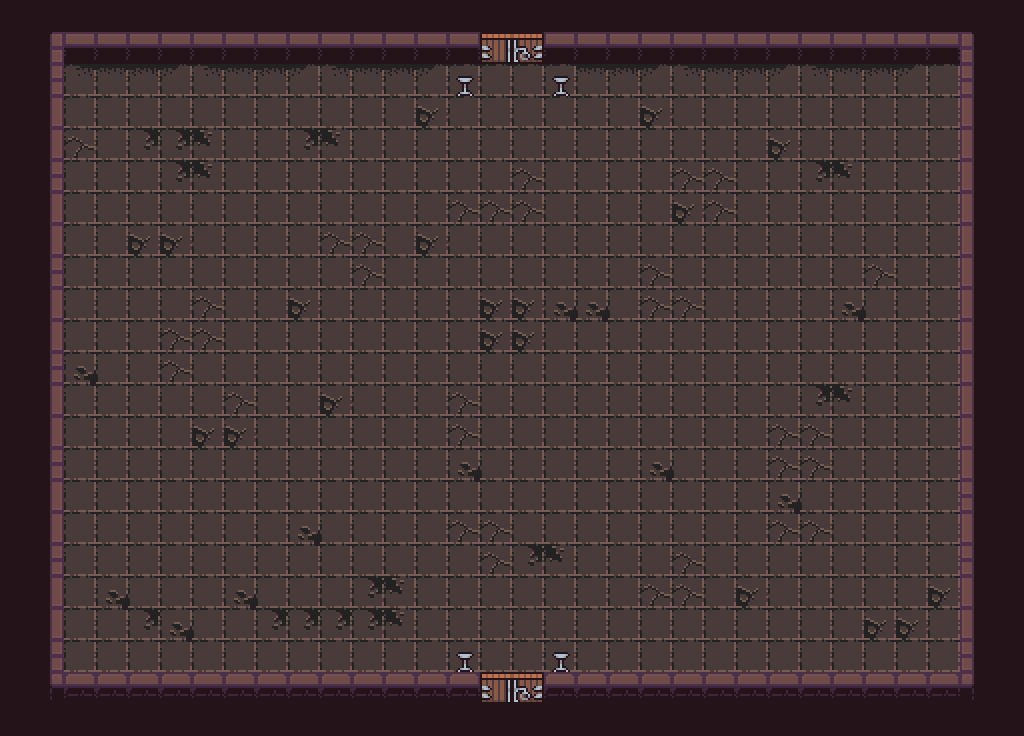

The image is a tile-based game level rendered from a .tmx file. Its description and complete source (layers, tilesets, objects, tile grids) follow:
An orthogonal 32x23 tile map with 32x32 px tiles, 3 tile layers (Floor, Walls, Decor), 2 tilesets and 13 objects.

<map version="1.10" tiledversion="1.10.2" orientation="orthogonal" renderorder="right-down" width="32" height="23" tilewidth="32" tileheight="32" infinite="0" nextlayerid="7" nextobjectid="16">
 <tileset firstgid="1" source="tiles/atlas_floor- 32x32.tsx" />
 <tileset firstgid="50" source="tiles/Dungeon_Tileset32x32.tsx" />
 <layer id="1" name="Floor" width="32" height="23">
  <data encoding="csv">
1,1,1,1,1,1,1,1,1,1,1,1,1,1,1,1,1,1,1,1,1,1,1,1,1,1,1,1,1,1,1,1,
1,1,1,1,1,1,1,1,1,1,1,1,1,1,1,1,1,1,1,1,1,1,1,1,1,1,1,1,1,1,1,1,
1,1,1,1,1,1,1,1,1,1,1,1,1,1,1,1,1,1,1,1,1,1,1,1,1,1,1,1,1,1,1,1,
1,1,1,1,1,1,1,1,1,1,1,1,1,1,1,1,1,1,1,1,1,1,1,1,1,1,1,1,1,1,1,1,
1,1,1,1,1,1,1,1,1,1,1,1,1,1,1,1,1,1,1,1,1,1,1,1,1,1,1,1,1,1,1,1,
1,1,1,1,1,1,1,1,1,1,1,1,1,1,1,1,1,1,1,1,1,1,1,1,1,1,1,1,1,1,1,1,
1,1,1,1,1,1,1,1,1,1,1,1,1,1,1,1,1,1,1,1,1,1,1,1,1,1,1,1,1,1,1,1,
1,1,1,1,1,1,1,1,1,1,1,1,1,1,1,1,1,1,1,1,1,1,1,1,1,1,1,1,1,1,1,1,
1,1,1,1,1,1,1,1,1,1,1,1,1,1,1,1,1,1,1,1,1,1,1,1,1,1,1,1,1,1,1,1,
1,1,1,1,1,1,1,1,1,1,1,1,1,1,1,1,1,1,1,1,1,1,1,1,1,1,1,1,1,1,1,1,
1,1,1,1,1,1,1,1,1,1,1,1,1,1,1,1,1,1,1,1,1,1,1,1,1,1,1,1,1,1,1,1,
1,1,1,1,1,1,1,1,1,1,1,1,1,1,1,1,1,1,1,1,1,1,1,1,1,1,1,1,1,1,1,1,
1,1,1,1,1,1,1,1,1,1,1,1,1,1,1,1,1,1,1,1,1,1,1,1,1,1,1,1,1,1,1,1,
1,1,1,1,1,1,1,1,1,1,1,1,1,1,1,1,1,1,1,1,1,1,1,1,1,1,1,1,1,1,1,1,
1,1,1,1,1,1,1,1,1,1,1,1,1,1,1,1,1,1,1,1,1,1,1,1,1,1,1,1,1,1,1,1,
1,1,1,1,1,1,1,1,1,1,1,1,1,1,1,1,1,1,1,1,1,1,1,1,1,1,1,1,1,1,1,1,
1,1,1,1,1,1,1,1,1,1,1,1,1,1,1,1,1,1,1,1,1,1,1,1,1,1,1,1,1,1,1,1,
1,1,1,1,1,1,1,1,1,1,1,1,1,1,1,1,1,1,1,1,1,1,1,1,1,1,1,1,1,1,1,1,
1,1,1,1,1,1,1,1,1,1,1,1,1,1,1,1,1,1,1,1,1,1,1,1,1,1,1,1,1,1,1,1,
1,1,1,1,1,1,1,1,1,1,1,1,1,1,1,1,1,1,1,1,1,1,1,1,1,1,1,1,1,1,1,1,
1,1,1,1,1,1,1,1,1,1,1,1,1,1,1,1,1,1,1,1,1,1,1,1,1,1,1,1,1,1,1,1,
1,1,1,1,1,1,1,1,1,1,1,1,1,1,1,1,1,1,1,1,1,1,1,1,1,1,1,1,1,1,1,1,
1,1,1,1,1,1,1,1,1,1,1,1,1,1,1,1,1,1,1,1,1,1,1,1,1,1,1,1,1,1,1,1
</data>
 </layer>
 <layer id="2" name="Walls" width="32" height="23">
  <data encoding="csv">
128,128,128,128,128,128,128,128,128,128,128,128,128,128,128,128,128,128,128,128,128,128,128,128,128,128,128,128,128,128,128,128,
128,50,101,101,101,101,101,101,101,101,101,101,101,101,101,86,87,101,101,101,101,101,101,101,101,101,101,101,101,101,55,128,
128,70,0,0,0,0,0,0,0,0,0,0,0,0,0,0,0,0,0,0,0,0,0,0,0,0,0,0,0,0,75,128,
128,80,0,0,0,0,0,0,0,0,0,0,0,0,0,0,0,0,0,0,0,0,0,0,0,0,0,0,0,0,85,128,
128,60,0,0,0,0,0,0,0,0,0,0,0,0,0,0,0,0,0,0,0,0,0,0,0,0,0,0,0,0,85,128,
128,70,0,0,0,0,0,0,0,0,0,0,0,0,0,0,0,0,0,0,0,0,0,0,0,0,0,0,0,0,85,128,
128,80,0,0,0,0,0,0,0,0,0,0,0,0,0,0,0,0,0,0,0,0,0,0,0,0,0,0,0,0,85,128,
128,60,0,0,0,0,0,0,0,0,0,0,0,0,0,0,0,0,0,0,0,0,0,0,0,0,0,0,0,0,85,128,
128,70,0,0,0,0,0,0,0,0,0,0,0,0,0,0,0,0,0,0,0,0,0,0,0,0,0,0,0,0,85,128,
128,80,0,0,0,0,0,0,0,0,0,0,0,0,0,0,0,0,0,0,0,0,0,0,0,0,0,0,0,0,85,128,
128,60,0,0,0,0,0,0,0,0,0,0,0,0,0,0,0,0,0,0,0,0,0,0,0,0,0,0,0,0,85,128,
128,70,0,0,0,0,0,0,0,0,0,0,0,0,0,0,0,0,0,0,0,0,0,0,0,0,0,0,0,0,85,128,
128,80,0,0,0,0,0,0,0,0,0,0,0,0,0,0,0,0,0,0,0,0,0,0,0,0,0,0,0,0,85,128,
128,60,0,0,0,0,0,0,0,0,0,0,0,0,0,0,0,0,0,0,0,0,0,0,0,0,0,0,0,0,85,128,
128,70,0,0,0,0,0,0,0,0,0,0,0,0,0,0,0,0,0,0,0,0,0,0,0,0,0,0,0,0,85,128,
128,80,0,0,0,0,0,0,0,0,0,0,0,0,0,0,0,0,0,0,0,0,0,0,0,0,0,0,0,0,75,128,
128,60,0,0,0,0,0,0,0,0,0,0,0,0,0,0,0,0,0,0,0,0,0,0,0,0,0,0,0,0,85,128,
128,70,0,0,0,0,0,0,0,0,0,0,0,0,0,0,0,0,0,0,0,0,0,0,0,0,0,0,0,0,75,128,
128,80,0,0,0,0,0,0,0,0,0,0,0,0,0,0,0,0,0,0,0,0,0,0,0,0,0,0,0,0,85,128,
128,60,0,0,0,0,0,0,0,0,0,0,0,0,0,0,0,0,0,0,0,0,0,0,0,0,0,0,0,0,65,128,
128,70,0,0,0,0,0,0,0,0,0,0,0,0,0,0,0,0,0,0,0,0,0,0,0,0,0,0,0,0,75,128,
128,90,91,91,91,91,91,91,91,91,91,91,91,91,91,86,87,91,91,91,91,91,91,91,91,91,91,91,91,91,95,128,
128,128,128,128,128,128,128,128,128,128,128,128,128,128,128,128,128,128,128,128,128,128,128,128,128,128,128,128,128,128,128,128
</data>
 </layer>
 <layer id="3" name="Decor" width="32" height="23">
  <data encoding="csv">
0,0,0,0,0,0,0,0,0,0,0,0,0,0,0,0,0,0,0,0,0,0,0,0,0,0,0,0,0,0,0,0,
0,0,0,0,0,0,0,0,0,0,0,0,0,0,0,0,0,0,0,0,0,0,0,0,0,0,0,0,0,0,0,0,
0,0,4,5,6,7,4,5,6,7,4,5,6,7,144,0,0,144,5,6,7,4,5,6,7,4,5,6,7,0,0,0,
0,0,0,0,0,0,0,0,0,0,0,0,0,8,0,0,0,0,0,0,8,0,0,0,0,0,0,0,0,0,0,0,
0,0,2,0,15,15,16,0,0,15,16,0,0,0,0,0,0,0,0,0,0,0,0,0,8,0,0,0,0,0,0,0,
0,0,0,0,0,15,16,0,0,0,0,0,0,0,0,0,2,0,0,0,0,2,2,0,0,15,16,0,0,0,0,0,
0,0,0,0,0,0,0,0,0,0,0,0,0,0,2,2,2,0,0,0,0,8,2,0,0,0,0,0,0,0,0,0,
0,0,0,0,8,8,0,0,0,0,2,2,0,8,0,0,0,0,0,0,0,0,0,0,0,0,0,0,0,0,0,0,
0,0,0,0,0,0,0,0,0,0,0,2,0,0,0,0,0,0,0,0,2,0,0,0,0,0,0,2,0,0,0,0,
0,0,0,0,0,0,2,0,0,8,0,0,0,0,0,8,8,10,10,0,2,2,0,0,0,0,10,0,0,0,0,0,
0,0,0,0,0,2,2,0,0,0,0,0,0,0,0,8,8,0,0,0,0,0,0,0,0,0,0,0,0,0,0,0,
0,0,10,0,0,2,0,0,0,0,0,0,0,0,0,0,0,0,0,0,0,0,0,0,0,0,0,0,0,0,0,0,
0,0,0,0,0,0,0,2,0,0,8,0,0,0,2,0,0,0,0,0,0,0,0,0,0,15,16,0,0,0,0,0,
0,0,0,0,0,0,8,8,0,0,0,0,0,0,2,0,0,0,0,0,0,0,0,0,2,2,0,0,0,0,0,0,
0,0,0,0,0,0,0,0,0,0,0,0,0,0,10,0,0,0,0,0,10,0,0,0,2,2,0,0,0,0,0,0,
0,0,0,0,0,0,0,0,0,0,0,0,0,0,0,0,0,0,0,0,0,0,0,0,10,0,0,0,0,0,0,0,
0,0,0,0,0,0,0,0,0,10,0,0,0,0,2,2,0,0,0,0,0,0,0,0,2,2,0,0,0,0,0,0,
0,0,0,0,0,0,0,0,0,0,0,0,0,0,0,2,15,16,0,0,0,2,0,0,0,0,0,0,0,0,0,0,
0,0,0,10,0,0,0,10,0,0,0,15,16,0,0,0,0,0,0,0,2,2,0,8,0,0,0,0,0,8,0,0,
0,0,0,0,15,10,0,0,15,15,15,15,16,0,0,0,0,0,0,0,0,0,0,0,0,0,0,8,8,0,0,0,
0,0,0,0,0,0,0,0,0,0,0,0,0,0,144,0,0,144,0,0,0,0,0,0,0,0,0,0,0,0,0,0,
0,0,0,0,0,0,0,0,0,0,0,0,0,0,0,0,0,0,0,0,0,0,0,0,0,0,0,0,0,0,0,0,
0,0,0,0,0,0,0,0,0,0,0,0,0,0,0,0,0,0,0,0,0,0,0,0,0,0,0,0,0,0,0,0
</data>
 </layer>
 <objectgroup id="4" name="Collision">
  <object id="1" x="30.2323" y="30.013" width="449.25" height="32" />
  <object id="2" x="542.858" y="30.763" width="449.25" height="32" />
  <object id="3" x="30.8071" y="669.851" width="449.25" height="32" />
  <object id="4" x="543.433" y="670.601" width="449.25" height="32" />
  <object id="5" x="960.379" y="62.7976" width="32" height="607.188" />
  <object id="6" x="29.8788" y="63.2036" width="32" height="607.188" />
  <object id="14" x="480.687" y="684.064" width="61.625" height="27.0625" />
  <object id="15" x="480.869" y="26.5398" width="61.625" height="27.0625" />
 </objectgroup>
 <objectgroup id="5" name="Doors">
  <object id="9" x="480.734" y="30.783" width="61.625" height="32" />
  <object id="10" x="480.202" y="672.045" width="61.625" height="32" />
 </objectgroup>
 <objectgroup id="6" name="Spawns">
  <object id="11" x="766.667" y="112" width="96" height="96" />
  <object id="12" x="136" y="105.333" width="96" height="96" />
  <object id="13" x="458.667" y="218.667" width="96" height="96" />
 </objectgroup>
</map>
